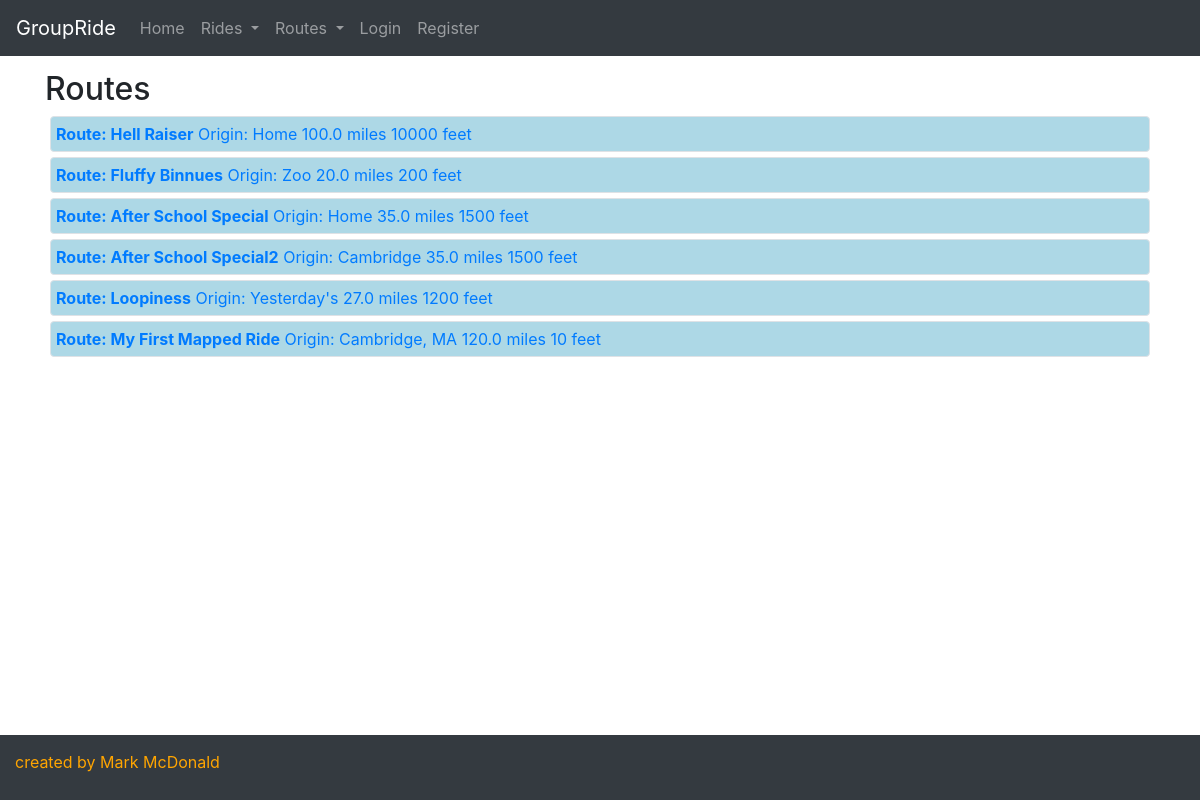
The app's page /routes/, older data.
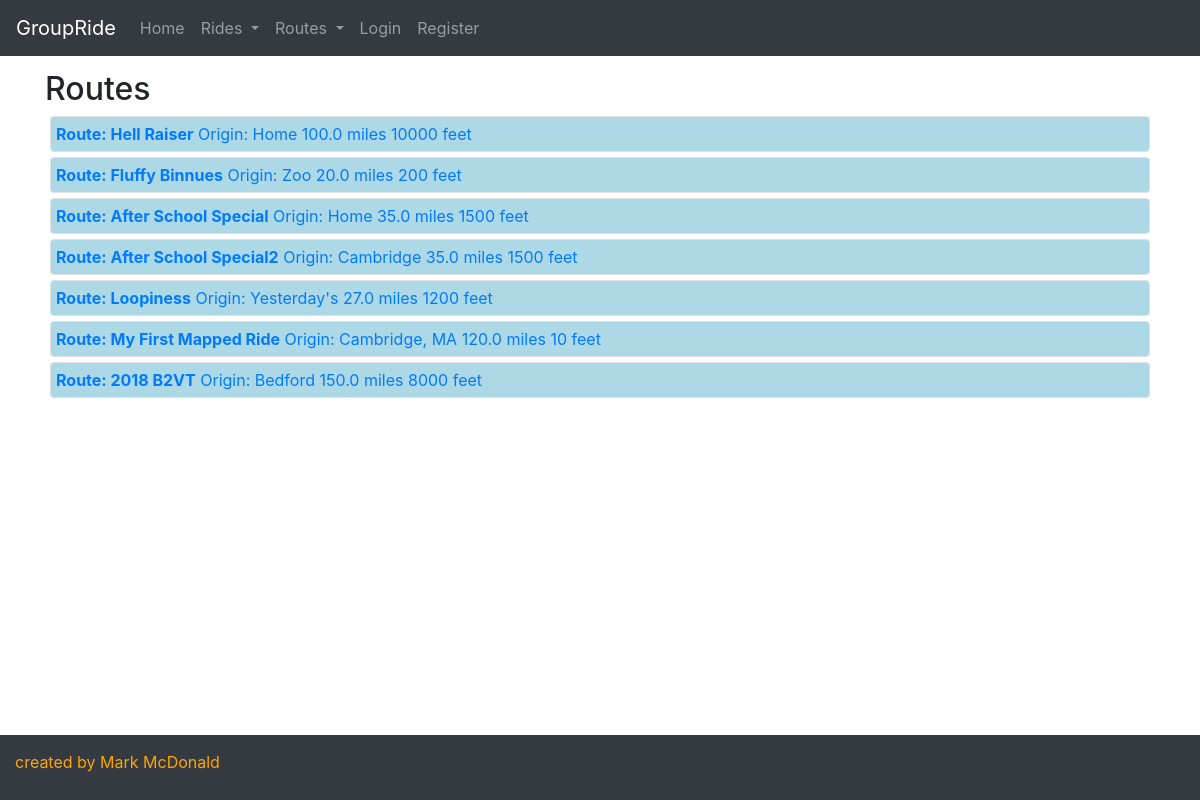
The same page, newer data.
### groupride/models.py (models this page shows, shortened)
class Route(models.Model):
    created_by = models.ForeignKey(User, on_delete = models.SET_NULL, blank = True, null = True, related_name = "created_routes")
    created_on = models.DateTimeField(auto_now_add = True, editable = False, blank = False)
    route_name = models.CharField(max_length = 256, blank = True, null = True)
    miles = models.DecimalField(max_digits = 6, decimal_places = 1, blank = True, null = True)
    vertical_feet = models.IntegerField(blank = True, null = True)
    origin = models.CharField(max_length = 64, blank = True, null = True)
    reviews = models.ManyToManyField(Review, blank = True)
    gpxfile = models.FileField(blank = True, null = True)

### groupride/views.py (the view)
# urls.py: path("routes/", views.routes, name="routes"),
def routes(request):
    routes = Route.objects.values('id', 'route_name', 'origin', 'miles','vertical_feet')
    context = {'routes': routes,}
    return render(request, "groupride/routes.html", context)

### groupride/templates/groupride/routes.html (shortened to what this page needs)
{% extends 'groupride/template.html' %}
{% block body %}
  <div class="container">
    <h2>Routes</h2>
    <div class="panel-group">
    {% for route in routes %}
    <a href="/route/{{route.id}}">
      <div class="route_header border rounded">
        <span class=""><strong>Route: {{route.route_name}}</strong></span>
        <span class="">Origin: {{route.origin}} </span>
        <span class="">{{route.miles}} miles</span>
        <span class="">{{route.vertical_feet}} feet</span>
      </div>
    </a>
    {% endfor %}
    </div>
  </div>
{% endblock %}

Row changes from the older to the newer data that the page shows:
added Route: route_name "2018 B2VT", origin "Bedford", miles "150.0", vertical_feet "8000"
